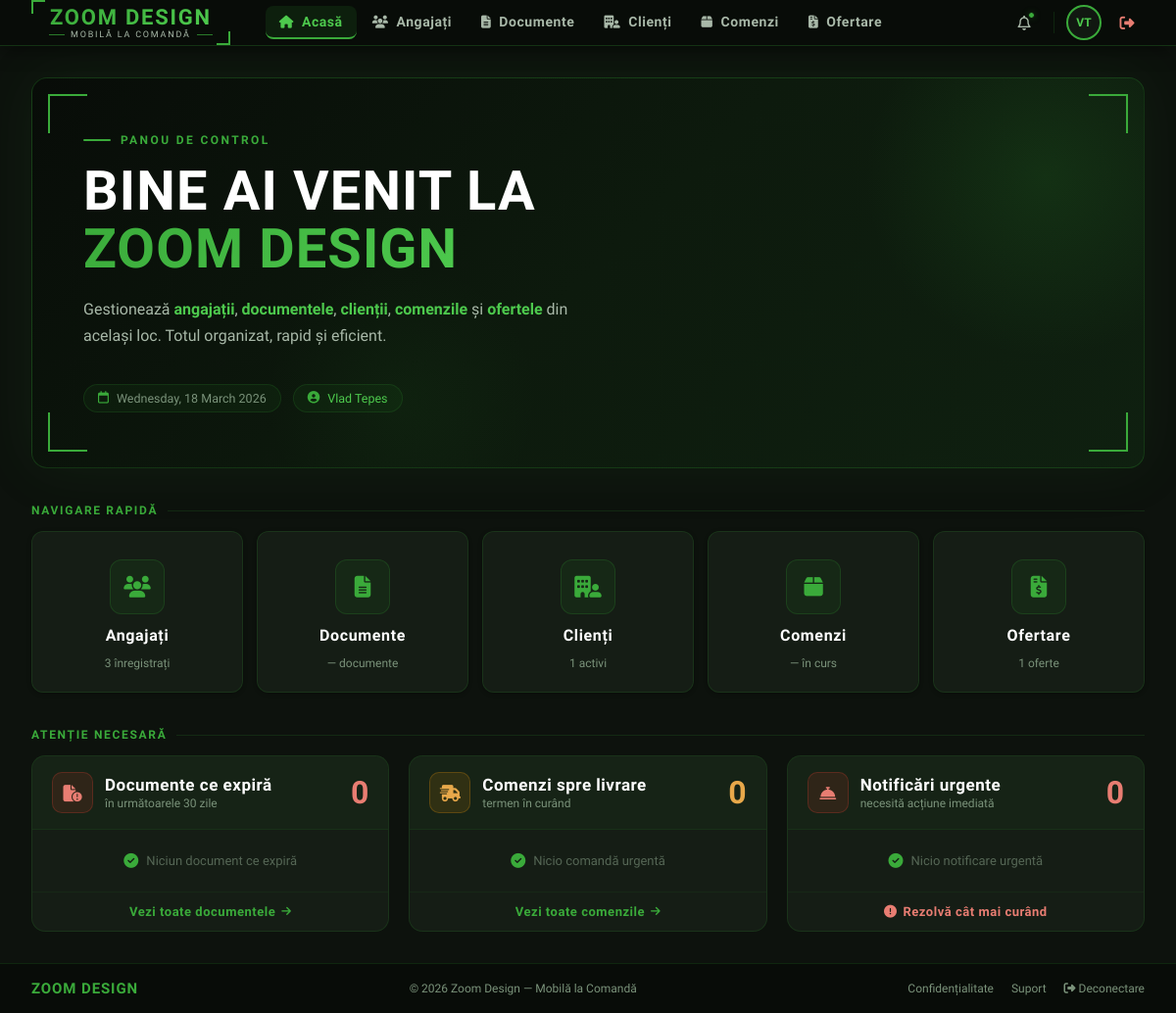
Before: / (signed in) with the older database file.
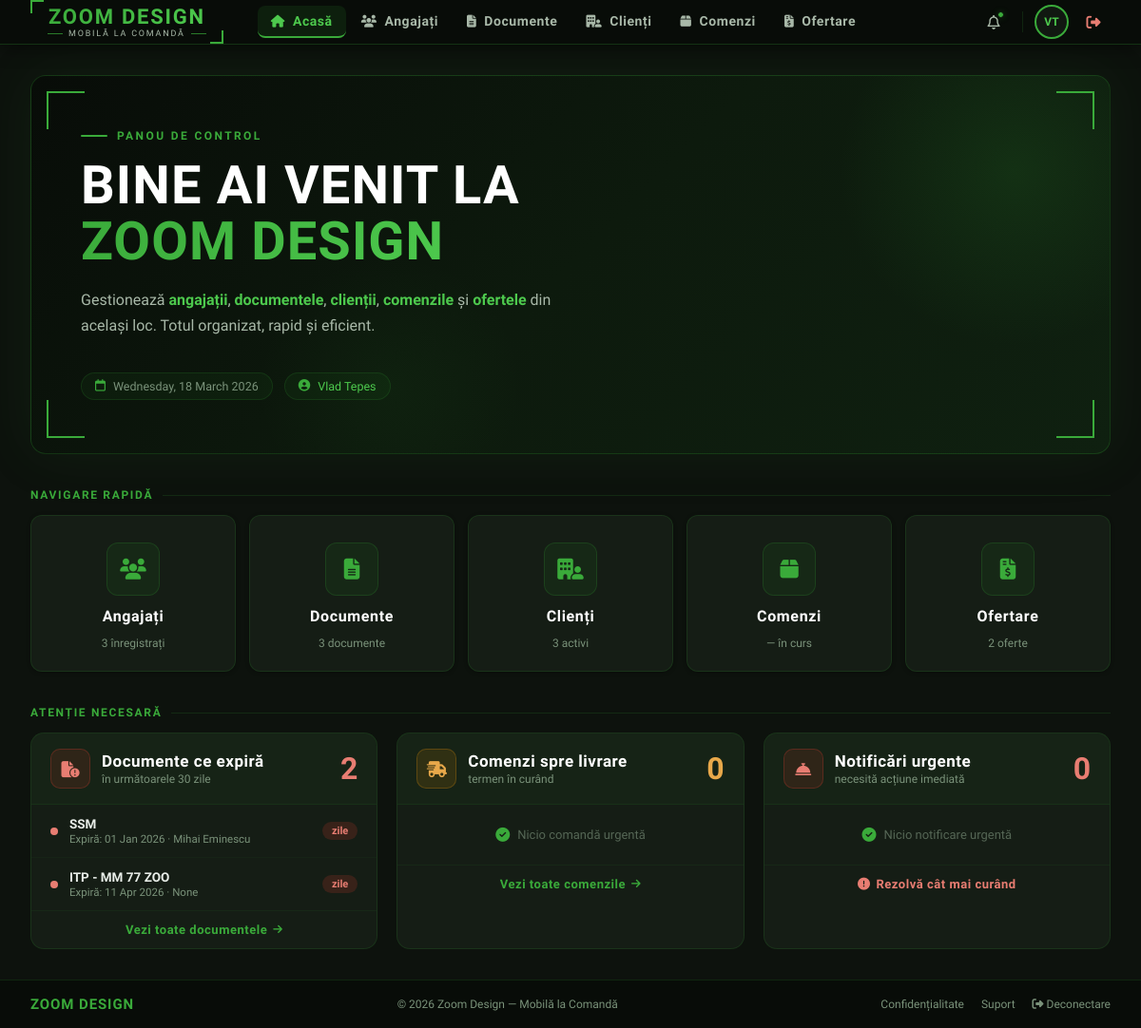
After: the same page with the newer database file.
### documente/models.py (models this page shows, shortened)
class Document(models.Model):
    TIP_CHOICES = [
        ('contract', 'Contract'),
        ('revizie',  'Revizie medicală'),
        ('autorizatie', 'Autorizație'),
        ('alt', 'Altul'),
    ]
    nume          = models.CharField(max_length=200)
    tip           = models.CharField(max_length=50, choices=TIP_CHOICES)
    angajat       = models.ForeignKey(Angajat, on_delete=models.SET_NULL, null=True, blank=True)
    data_emitere  = models.DateField()
    data_expirare = models.DateField(null=True, blank=True)
    fisier        = models.FileField(upload_to='documente/', blank=True)
    observatii    = models.TextField(blank=True)
    class Meta:
        verbose_name = "Document"
        verbose_name_plural = "Documente"
        ordering = ['data_expirare']

### angajati/models.py (models this page shows)
class Angajat(models.Model):
    nume        = models.CharField(max_length=100)
    prenume     = models.CharField(max_length=100)
    email       = models.EmailField(unique=True)
    telefon     = models.CharField(max_length=20, blank=True)
    functie     = models.CharField(max_length=100)
    departament = models.CharField(max_length=100, blank=True)
    data_angajare = models.DateField()
    activ       = models.BooleanField(default=True)
    def __str__(self):
        return f"{self.prenume} {self.nume}"
    class Meta:
        verbose_name = "Angajat"
        verbose_name_plural = "Angajati"
        ordering = ['nume']

### home/views.py (the view)
# urls.py: 2. Add a URL to urlpatterns:  path('', views.home, name='home')
@login_required(login_url='login')
def home(request):
    from angajati.models import Angajat
    from documente.models import Document
    from clienti.models import Client
    from comenzi.models import Comanda
    from ofertare.models import Oferta
    azi = timezone.now().date()
    peste_30_zile = azi + timedelta(days=30)
    documente_expirare = Document.objects.filter(
        data_expirare__lte=peste_30_zile
    ).order_by('data_expirare')
    comenzi_livrare = Comanda.objects.filter(
        data_livrare__lte=peste_30_zile,
        data_livrare__gte=azi,
        status__in=['noua', 'in_lucru']
    ).order_by('data_livrare')
    context = {
        'total_angajati':     Angajat.objects.count(),
        'total_documente':    Document.objects.count(),
        'total_clienti':      Client.objects.filter(activ=True).count(),
        'total_comenzi':      Comanda.objects.filter(status__in=['noua', 'in_lucru']).count(),
        'total_oferte':       Oferta.objects.count(),
        'documente_expirare': documente_expirare,
        'comenzi_livrare':    comenzi_livrare,
        'notificari_urgente': [],
    }
    return render(request, 'home/homepage.html', context)

### templates/home/homepage.html (shortened to what the changed rows need)
{% extends 'base.html' %}
{% load static %}
{% block content %}
  <div class="hero">
    <div class="hero-content">
      <h1 class="hero-title">
        Bine ai venit la<br><span>Zoom Design</span>
      </h1>
    </div>
  </div>
  <div class="nav-buttons-grid">
    <a href="{% url 'documente' %}" class="nav-btn">
      <div class="nav-btn-icon"><i class="fa-solid fa-file-lines"></i></div>
      <div class="nav-btn-label">Documente</div>
      <div class="nav-btn-count">{{ total_documente|default:"—" }} documente</div>
    </a>
    <a href="{% url 'clienti' %}" class="nav-btn">
      <div class="nav-btn-icon"><i class="fa-solid fa-building-user"></i></div>
      <div class="nav-btn-label">Clienți</div>
      <div class="nav-btn-count">{{ total_clienti|default:"—" }} activi</div>
    </a>
    <a href="{% url 'ofertare' %}" class="nav-btn">
      <div class="nav-btn-icon"><i class="fa-solid fa-file-invoice-dollar"></i></div>
      <div class="nav-btn-label">Ofertare</div>
      <div class="nav-btn-count">{{ total_oferte|default:"—" }} oferte</div>
    </a>
  </div>
  <div class="alert-cards-grid">
    <div class="alert-card">
      <div class="alert-card-header">
        <div class="alert-card-icon icon-red"><i class="fa-solid fa-file-circle-exclamation"></i></div>
        <div class="alert-card-header-text">
          <div class="alert-card-title">Documente ce expiră</div>
          <div class="alert-card-sub">în următoarele 30 zile</div>
        </div>
        <div class="alert-card-count count-red">{{ documente_expirare|length }}</div>
      </div>
      <div class="alert-list">
        {% for doc in documente_expirare %}
        <div class="alert-row">
          <div class="alert-row-dot dot-red"></div>
          <div class="alert-row-info">
            <div class="alert-row-name">{{ doc.nume }}</div>
            <div class="alert-row-detail">Expiră: {{ doc.data_expirare|date:"d M Y" }} · {{ doc.angajat }}</div>
          </div>
          <span class="badge badge-danger">{{ doc.zile_ramase }} zile</span>
        </div>
        {% empty %}
        <div class="alert-empty">
          <i class="fa-solid fa-circle-check"></i> Niciun document ce expiră
        </div>
        {% endfor %}
      </div>
    </div>
  </div>
{% endblock %}

Changed rows visible on the page:
added Document: nume "SSM", data_expirare "01 Jan 2026", angajat "Mihai Eminescu"
added Document: nume "ITP - MM 77 ZOO", data_expirare "11 Apr 2026", angajat "None"
Other visible differences:
{{ total_documente|default:"—" }}: "—" → "3"
{{ total_clienti|default:"—" }}: "1" → "3"
{{ total_oferte|default:"—" }}: "1" → "2"
{{ documente_expirare|length }}: "0" → "2"
text no longer shown: "Niciun document ce expiră"
